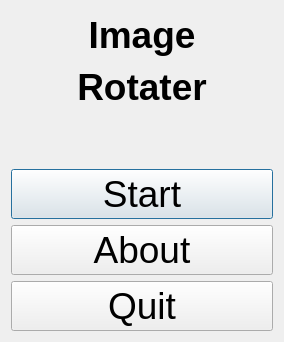
<?xml version="1.0" encoding="UTF-8"?>
<ui version="4.0">
 <class>QtImageRotaterMenuDialog</class>
 <widget class="QDialog" name="QtImageRotaterMenuDialog">
  <property name="geometry">
   <rect>
    <x>0</x>
    <y>0</y>
    <width>284</width>
    <height>342</height>
   </rect>
  </property>
  <property name="font">
   <font>
    <pointsize>28</pointsize>
   </font>
  </property>
  <property name="windowTitle">
   <string>imagerotater</string>
  </property>
  <layout class="QVBoxLayout" name="verticalLayout">
   <item>
    <widget class="QLabel" name="label_title">
     <property name="font">
      <font>
       <pointsize>28</pointsize>
       <weight>75</weight>
       <bold>true</bold>
      </font>
     </property>
     <property name="text">
      <string>Image</string>
     </property>
     <property name="alignment">
      <set>Qt::AlignCenter</set>
     </property>
    </widget>
   </item>
   <item>
    <widget class="QLabel" name="label_title_2">
     <property name="font">
      <font>
       <pointsize>28</pointsize>
       <weight>75</weight>
       <bold>true</bold>
      </font>
     </property>
     <property name="text">
      <string>Rotater</string>
     </property>
     <property name="alignment">
      <set>Qt::AlignCenter</set>
     </property>
    </widget>
   </item>
   <item>
    <widget class="QLabel" name="image_gabor">
     <property name="text">
      <string/>
     </property>
     <property name="pixmap">
      <pixmap>:/images/ToolGaborFilter.png</pixmap>
     </property>
     <property name="alignment">
      <set>Qt::AlignCenter</set>
     </property>
    </widget>
   </item>
   <item>
    <widget class="QPushButton" name="button_start">
     <property name="text">
      <string>Start</string>
     </property>
    </widget>
   </item>
   <item>
    <widget class="QPushButton" name="button_about">
     <property name="text">
      <string>About</string>
     </property>
    </widget>
   </item>
   <item>
    <widget class="QPushButton" name="button_quit">
     <property name="text">
      <string>Quit</string>
     </property>
    </widget>
   </item>
  </layout>
 </widget>
 <layoutdefault spacing="6" margin="11"/>
 <resources/>
 <connections/>
</ui>
